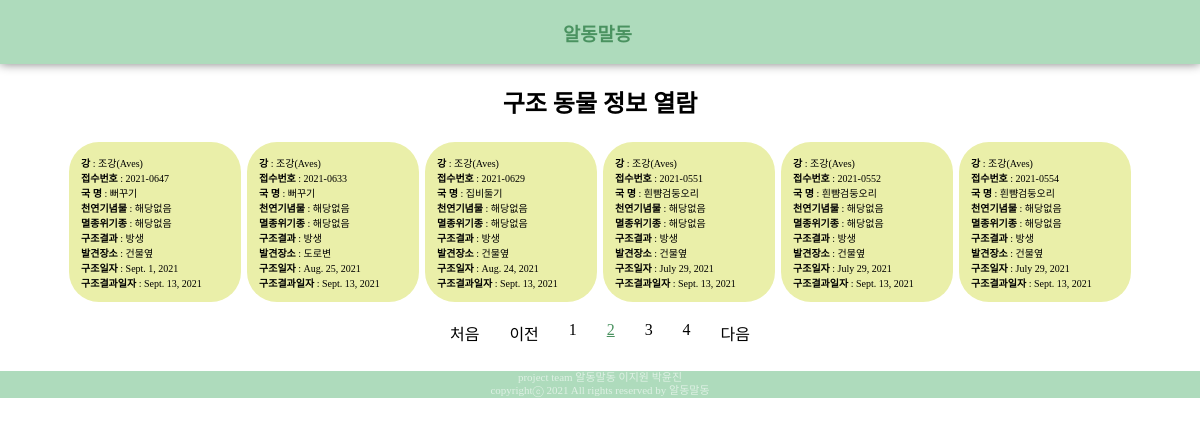
Screenshot of /sub1/rescue/?page=2 with the database file from the repository.
### sub1app/models.py (models this page shows, shortened)
class AnimalInfo(models.Model):
    animal_class = models.CharField(max_length=50)#강
    infoNum = models.CharField(max_length=50)#접수번호
    name = models.CharField(max_length=50)#국명
    natural = models.CharField(max_length=50) #천연기념물여부
    endangered = models.CharField(max_length=50)#멸종위기종여부
    date_rescue = models.DateField()#구조일자
    date_result = models.DateField()#구조결과일자
    result = models.CharField(max_length=50)#구조결과
    discoverd_place = models.CharField(max_length=50)#발견장소

### sub1app/views.py (the view)
# urls.py: path('rescue/', views.rescue, name='rescue'),
def rescue(request):
    context={}
    contents = AnimalInfo.objects.all().order_by('-date_result', '-date_rescue')
    page = request.GET.get('page', 1) #페이지 디폴트 값1
    paginator = Paginator(contents, 6)
    page_obj = paginator.get_page(page)
    context['data'] = page_obj
    return render(request,'sub1app/rescue.html', context)

### sub1app/templates/sub1app/rescue.html
{% extends 'base.html' %}
{% load static %}
{% block style %}
    <link rel="stylesheet" href="{% static 'sub1app/rescue.css' %}"  type='text/css'>
{% endblock %}
{% block content %}
    <h2>구조 동물 정보 열람</h2>
    <div class="container">
        {% for datum in data %}
        <div class="inbox">
            <span><b>강</b> : {{datum.animal_class}}<br></span>
            <span><b>접수번호</b> : {{datum.infoNum}}<br></span>
            <span><b>국 명</b> : {{datum.name}}<br></span>
            <span><b>천연기념물</b> : {{datum.natural}}<br></span>
            <span><b>멸종위기종</b> : {{datum.endangered}}<br></span>
            <span><b>구조결과</b> : {{datum.result}}<br></span>
            <span><b>발견장소</b> : {{datum.discoverd_place}}<br></span>
            <span><b>구조일자</b> : {{datum.date_rescue}}<br></span>
            <span><b>구조결과일자</b> : {{datum.date_result}}<br></span>
        </div>
        {% endfor %}
    </div>
    <div class="pages">
        <ul class="pagination">
            <li class="page-item">
                <a class="page-link" href="?page=1">처음</a>
            </li>
            {% if results.has_previous %}
            <li class="page-item">
                <a class="page-link" href="?page={{ data.previous_page_number }}">이전</a>
            </li>
            {% else %}
            <li class="page-item">
                <a class="page-link" tabindex="-1" aria-disabled="true" href="#">이전</a>
            </li>
            {% endif %}
            {% for page_number in data.paginator.page_range %}
                {% if page_number >= data.number|add:-2 and page_number <= data.number|add:2 %}
                    {% if page_number == data.number %}
                    <li class="page-item-active">
                        <a class="page-link" href="?page={{ page_number }}">{{ page_number }}</a>
                    </li>
                    {% else %}
                    <li class="page-item">
                        <a class="page-link" href="?page={{ page_number }}">{{ page_number }}</a>
                    </li>
                    {% endif %}
                {% endif %}
            {% endfor %}
            {% if results.has_next %}
            <li class="page-item">
                <a class="page-link" href="?page={{ data.next_page_number }}">다음</a>
            </li>
            {% else %}
            <li class="page-item">
                <a class="page-link" tabindex="-1" aria-disabled="true" href="#">다음</a>
            </li>
            {% endif %}
        </ul>
    </div>
{% endblock %}

### static/base.css (style rules this page uses)
body { margin: 0px; background-color:white; font-family: 'SCDream'; }

### sub1app/static/sub1app/rescue.css (style rules this page uses)
.inbox { border-radius:30px; width: 160px; height: 160px; display: flex; margin: 3px; padding-left: 3px; flex-direction: column; justify-content: center; font-size:10px; background:#EAEFA9; padding-left:12px; }
.container { display: flex; align-items: center; justify-content: center; flex-wrap:wrap; }
.pagination { display:flex; width: 300px; justify-content: space-between; list-style-type: none; padding-inline-start: 0px; }
.page-link { color: black; text-decoration-line: none; }
.page-item-active a { color: #4A9260; text-decoration-line: underline; }

### rows the page displays
AnimalInfo: animal_class "조강(Aves)", infoNum "2021-0647", name "뻐꾸기", natural "해당없음", endangered "해당없음", result "방생", discoverd_place "건물옆", date_rescue "Sept. 1, 2021", date_result "Sept. 13, 2021"
AnimalInfo: animal_class "조강(Aves)", infoNum "2021-0633", name "뻐꾸기", natural "해당없음", endangered "해당없음", result "방생", discoverd_place "도로변", date_rescue "Aug. 25, 2021", date_result "Sept. 13, 2021"
AnimalInfo: animal_class "조강(Aves)", infoNum "2021-0629", name "집비둘기", natural "해당없음", endangered "해당없음", result "방생", discoverd_place "건물옆", date_rescue "Aug. 24, 2021", date_result "Sept. 13, 2021"
AnimalInfo: animal_class "조강(Aves)", infoNum "2021-0551", name "흰뺨검둥오리", natural "해당없음", endangered "해당없음", result "방생", discoverd_place "건물옆", date_rescue "July 29, 2021", date_result "Sept. 13, 2021"
AnimalInfo: animal_class "조강(Aves)", infoNum "2021-0552", name "흰뺨검둥오리", natural "해당없음", endangered "해당없음", result "방생", discoverd_place "건물옆", date_rescue "July 29, 2021", date_result "Sept. 13, 2021"
AnimalInfo: animal_class "조강(Aves)", infoNum "2021-0554", name "흰뺨검둥오리", natural "해당없음", endangered "해당없음", result "방생", discoverd_place "건물옆", date_rescue "July 29, 2021", date_result "Sept. 13, 2021"

### other values shown
{{ page_number }} "1" "3" "4"
{{ page_number }} "2"
